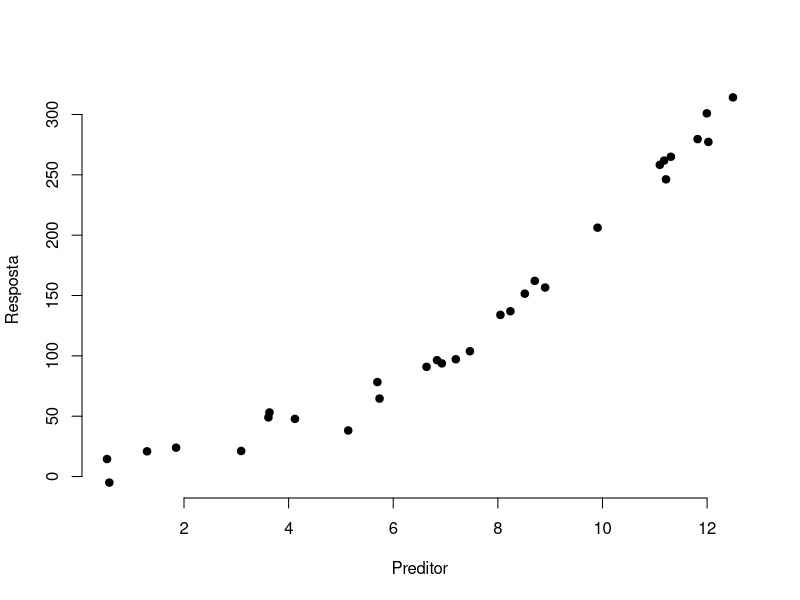
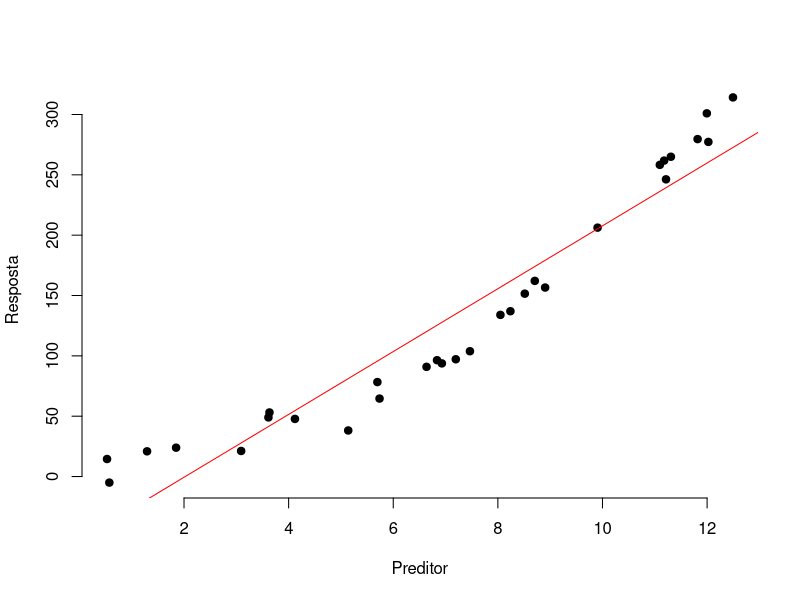
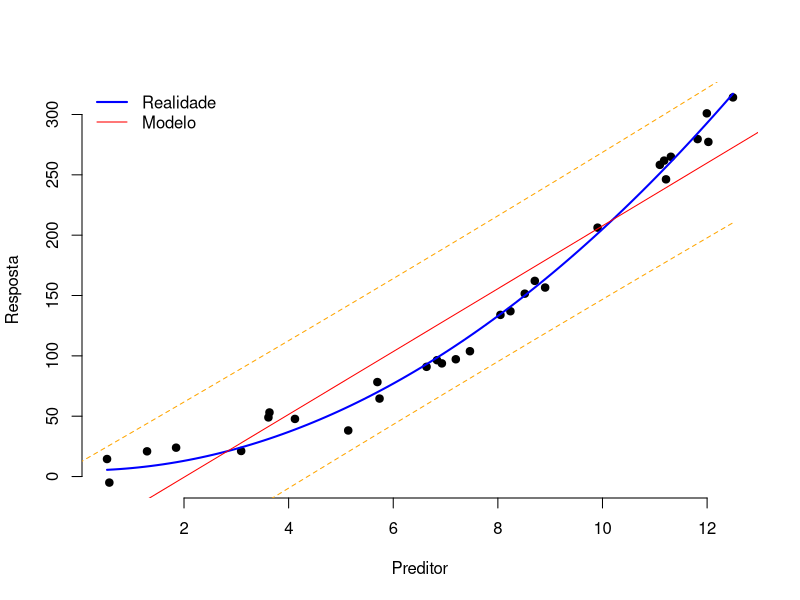
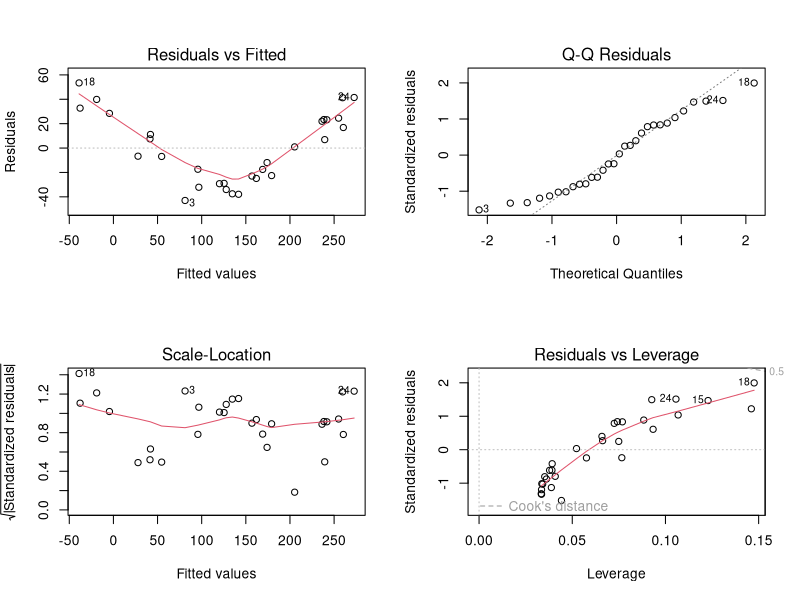
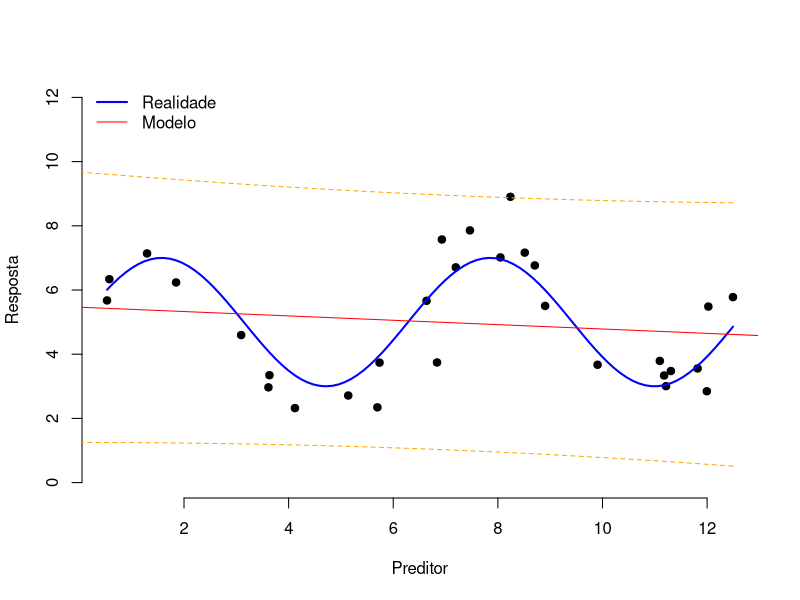
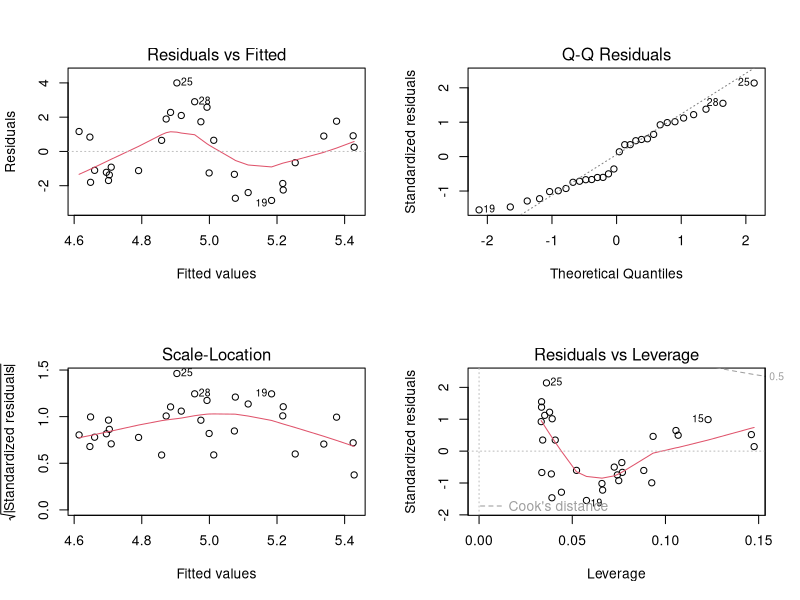
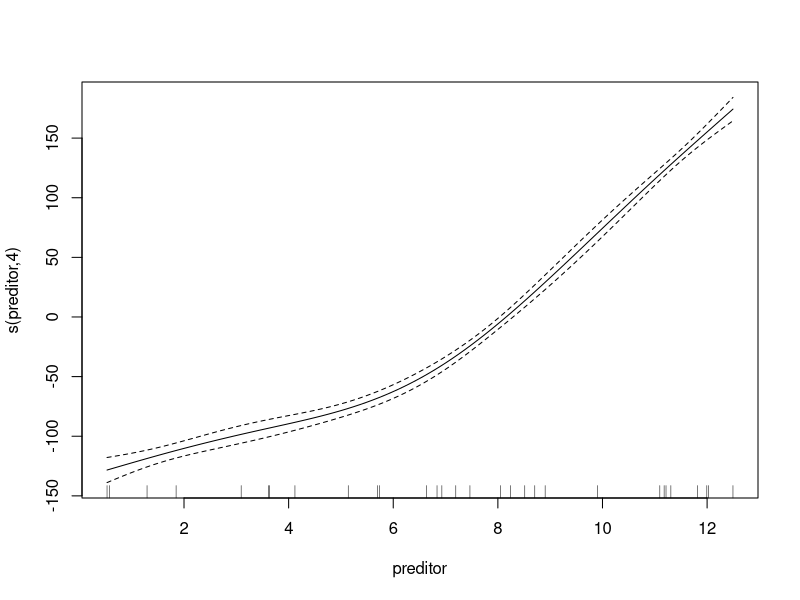
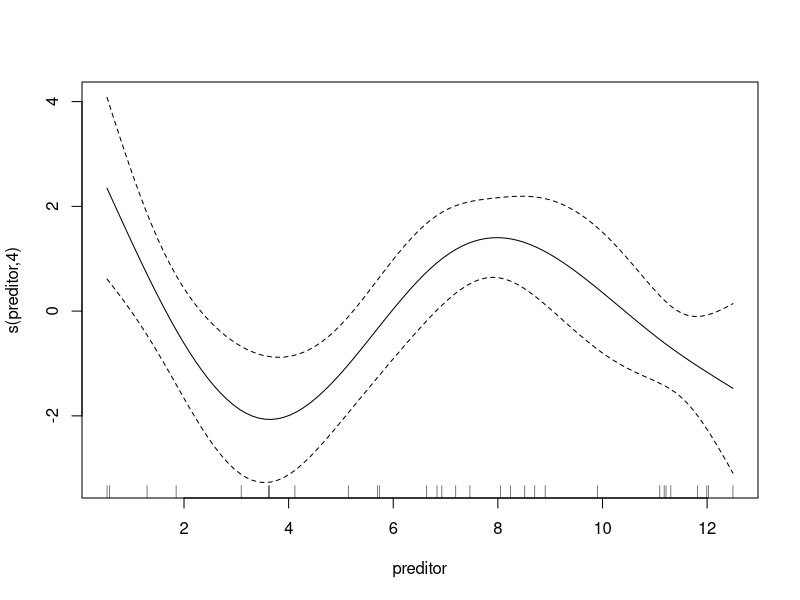

The R script that drew these images, in order:
##Explicação do código em http://recologia.com.br/2017/11/generalized-additive-model-quando-nao-sabemos-que-modelo-usar/

###Simulando Dados
set.seed(123)
preditor <- runif(30,0,4*pi)
resposta_pot<-5+2*(preditor)^2+rnorm(30,0,10)
resposta_seno<-5+2*sin(preditor)+rnorm(30)

##
jpeg("01.jpg")
plot(resposta_pot~preditor,frame=F,pch=19,xlab="Preditor", ylab="Resposta")
dev.off()

##
jpeg("02.jpg")
plot(resposta_pot~preditor,frame=F,pch=19,xlab="Preditor", ylab="Resposta")
modelo_linear <- lm(resposta_pot~preditor)
abline(modelo_linear, col="red")
dev.off()

##
summary(modelo_linear)

##
jpeg("03.jpg")
plot(resposta_pot~preditor,frame=F,pch=19,xlab="Preditor", ylab="Resposta")
curve(5+2*x^2,add=T,lwd=2,col="blue")
legend("topleft",col=c("blue","red"),lwd=c(2,1),legend=c("Realidade","Modelo"),bty="n")

modelo_linear <- lm(resposta_pot~preditor)
abline(modelo_linear, col="red")
novos_dados <- seq(0,4*pi,0.25)
pred_interval <- predict(modelo_linear, newdata=data.frame(preditor=novos_dados), interval="prediction",level = 0.95)
lines(novos_dados, pred_interval[,2], col="orange", lty=2)
lines(novos_dados, pred_interval[,3], col="orange", lty=2)
dev.off()

##
jpeg("04.jpg")
par(mfrow=c(2,2))
plot(modelo_linear)
dev.off()

##
jpeg("05.jpg")
plot(resposta_seno~preditor,frame=F,pch=19,ylim=c(0,12),xlab="Preditor",ylab="Resposta")
curve(5+2*sin(x),add=T,lwd=2,col="blue")
legend("topleft",col=c("blue","red"),lwd=c(2,1),legend=c("Realidade","Modelo"),bty="n")

modelo_linear <- lm(resposta_seno~preditor)
abline(modelo_linear, col="red")
novos_dados <- seq(0,4*pi,0.25)
pred_interval <- predict(modelo_linear, newdata=data.frame(preditor=novos_dados), interval="prediction",level = 0.95)
lines(novos_dados, pred_interval[,2], col="orange", lty=2)
lines(novos_dados, pred_interval[,3], col="orange", lty=2)
dev.off()

##
summary(modelo_linear)

##
jpeg("06.jpg")
par(mfrow=c(2,2))
plot(modelo_linear)
dev.off()

##Pacote utilizado  para o GAM
##install.packages("mgcv")
library(mgcv)

## Ajuste de modelo
modelo_gam<- gam(resposta_pot~s(preditor,k=5,fx=T),family = gaussian)
summary(modelo_gam)

## Visualização do modelo
jpeg("07.jpg")
plot(modelo_gam)
dev.off()

##
modelo_gam<- gam(resposta_seno~s(preditor,k=5,fx=T),family = gaussian)
summary(modelo_gam)

##
jpeg("08.jpg")
plot(modelo_gam)
dev.off()

##
jpeg("09.jpg")
plot(resposta_seno~preditor,frame=F,pch=19,ylim=c(0,12))

points(x=c(4,4,6,6,4),y=c(2,4,4,2,2),type="l",lty=2)
selecao <- preditor>=4 & preditor<=6
modelo_linear <- lm(resposta_seno[selecao]~preditor[selecao])
curve(coef(modelo_linear)[1]+x*coef(modelo_linear)[2],4,6,add=T,lwd=2,col="red")
dev.off()

##
jpeg("10.jpg")
plot(resposta_seno~preditor,frame=F,pch=19,ylim=c(0,12))

points(x=c(4,4,6,6,4)+3,y=c(2,4,4,2,2)*2+1,type="l",lty=2)
selecao <- preditor>=7 & preditor<=9
modelo_linear <- lm(resposta_seno[selecao]~preditor[selecao])
curve(coef(modelo_linear)[1]+x*coef(modelo_linear)[2],7,9,add=T,lwd=2,col="red")
dev.off()

##
jpeg("11.jpg")
plot(resposta_seno~preditor,frame=F,pch=19,ylim=c(0,12))

points(x=c(4,4,6,6,4),y=c(2,4,4,2,2),type="l",lty=2)
selecao <- preditor>=4 & preditor<=6
modelo_linear <- lm(resposta_seno[selecao]~preditor[selecao])
curve(coef(modelo_linear)[1]+x*coef(modelo_linear)[2],4,6,add=T,lwd=2,col="red")

points(x=c(4,4,6,6,4)+3,y=c(2,4,4,2,2)*2+1,type="l",lty=2)
selecao <- preditor>=7 & preditor<=9
modelo_linear <- lm(resposta_seno[selecao]~preditor[selecao])
curve(coef(modelo_linear)[1]+x*coef(modelo_linear)[2],7,9,add=T,lwd=2,col="red")
dev.off()

##Testando gam contra dados aleatórios
resposta_aleatoria <- rnorm(30)

##
jpeg("12.jpg")
plot(resposta_aleatoria~preditor,pch=19,frame=F)
dev.off()

modelo_gam<- gam(resposta_aleatoria~s(preditor,k=5,fx=T),family = gaussian)
summary(modelo_gam)

##
jpeg("13.jpg")
plot(modelo_gam)
dev.off()

##Definindo um valor de K
modelo_gam<- gam(resposta_seno~s(preditor,k=2,fx=T),family = gaussian)
jpeg("14.jpg")
hist(resid(modelo_gam))
dev.off()

##
modelo_gam<- gam(resposta_seno~s(preditor,k=5,fx=T),family = gaussian)
jpeg("15.jpg")
hist(resid(modelo_gam))
dev.off()

##Auto ajuste de k
modelo_gam<- gam(resposta_seno~s(preditor,k=-1,fx=T),family = gaussian)
jpeg("16.jpg")
hist(resid(modelo_gam))
dev.off()
